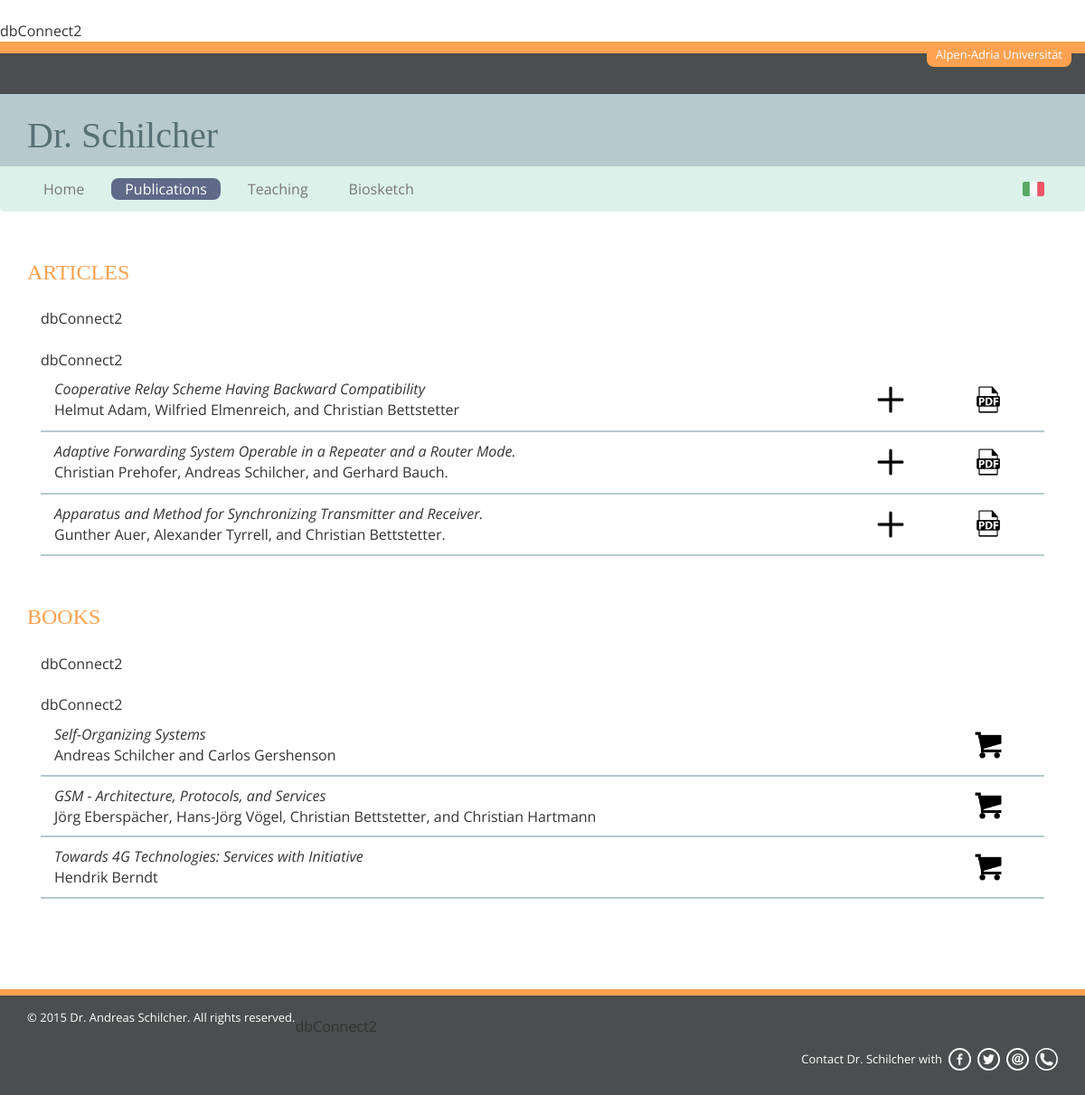
Page /en/publications.php on the committed database.
### tables this page shows
CREATE TABLE IF NOT EXISTS `info` (
  `id` int(11) NOT NULL AUTO_INCREMENT,
  `data` datetime NOT NULL,
  `nome_prof` varchar(255) NOT NULL,
  `nome_uni` varchar(255) NOT NULL,
  `favicon` varchar(255) NOT NULL,
  `footer_it` text NOT NULL,
  `footer_en` text NOT NULL,
  PRIMARY KEY (`id`)
);

CREATE TABLE IF NOT EXISTS `pub` (
  `id` int(11) NOT NULL AUTO_INCREMENT,
  `data` datetime NOT NULL,
  `tipo` varchar(255) NOT NULL,
  `titolo` varchar(255) NOT NULL,
  `extra` varchar(255) NOT NULL,
  `pdf` varchar(255) NOT NULL,
  `testo_it` text NOT NULL,
  `testo_en` text NOT NULL,
  `link` varchar(255) NOT NULL,
  PRIMARY KEY (`id`)
);

### en/publications.php (the view, shortened to what this page needs)
<?php
	include_once("../manager/funzioni.php");
	$titolo="Publications";
	$tabella="pub";
	$percorso="../file/pub";
	$art="1";
	$lib="2";
	include("header.php");
	include("menu.php");
?>
	<div class="col-lg-12 col-md-12 col-sm-12 col-xs-12">
		<div class="container">
			<div class="col-lg-12 col-md-12 col-sm-12 col-xs-12 distanza-sopra no-padding">
				<div class="titolo-pub vollkorn">
					ARTICLES
				</div>
			</div>
			<div class="col-lg-12 col-md-12 col-sm-12 col-xs-12 no-padding-xs">
<?php
	$totale=numeroElementiTipo($tabella, $art);
	if($totale==0){
?>
				<div class="no-articolo">
					<div class="col-lg-12 col-md-12 col-sm-12 col-xs-12">
						There isn't articles.
					</div>
				</div>
<?php
	}
	else{
		$risposta=elementiFiltroTipo($tabella, $art);
		while($riga=mysql_fetch_array($risposta)){
?>
				<div class="articolo">
					<div class="col-lg-10 col-md-10 col-sm-10 col-xs-8">
						<div class="titolo-articolo">
							<?php echo $riga['titolo']; ?>
						</div>
						<div class="extra-articolo">
							<?php echo $riga['extra']; ?>
						</div>
					</div>
					<div class="col-lg-1 col-md-1 col-sm-1 col-xs-2 cambio padding-img-pub icon-right">
						<a href="javascript:void(0)" data-toggle="collapse" data-target="#art<?php echo $riga['id']; ?>" class="collapsed">
							<div class="toggle-img"></div>
						</a>
					</div>
					<div class="col-lg-1 col-md-1 col-sm-1 col-xs-2 icon-right">
						<a href="<?php echo $percorso."/".$riga['pdf']; ?>" target="_blank"><img src="../img/pdf.png" class="img-pub" /></a>
					</div>
					<div class="col-lg-12 col-md-12 col-sm-12 col-xs-12">
					</div>
				</div>
<?php
		}
	}
?>
			</div>
		</div>
		<div class="container">
			<div class="col-lg-12 col-md-12 col-sm-12 col-xs-12 distanza-sopra no-padding">
				<div class="titolo-pub vollkorn">
					BOOKS
				</div>
			</div>
			<div class="col-lg-12 col-md-12 col-sm-12 col-xs-12 distanza-sotto no-padding-xs">
<?php
	$totale=numeroElementiTipo($tabella, $lib);
	if($totale==0){
?>
				<div class="no-articolo">
					<div class="col-lg-12 col-md-12 col-sm-12 col-xs-12">
						There isn't books.
					</div>
				</div>
<?php
	}
	else{
		$risposta=elementiFiltroTipo($tabella, $lib);
		while($riga=mysql_fetch_array($risposta)){
?>
					<div class="articolo">
						<div class="col-lg-11 col-md-11 col-sm-11 col-xs-9">
							<div class="titolo-articolo">
								<?php echo $riga['titolo']; ?>
							</div>
							<div class="extra-articolo">
								<?php echo $riga['extra']; ?>
							</div>
						</div>
						<div class="col-lg-1 col-md-1 col-sm-1 col-xs-3 icon-right">
							<a href="<?php echo $riga['link']; ?>" target="_blank"><img src="../img/buy.png" class="img-pub" /></a>
						</div>
					</div>
<?php
		}
	}
?>
				</div>
			</div>
		</div>
<?php
	include("footer.php");
?>

### en/menu.php (shortened to what this page needs)
<body>
	<div class="col-lg-12 col-md-12 col-sm-12 col-xs-12 fascia-arancione">
		<div class="container no-padding">
			<div class="nome-uni">
				<?php echo $info['nome_uni']; ?>
			</div>
		</div>
	</div>
	<div class="col-lg-12 col-md-12 col-sm-12 col-xs-12 fascia-marrone">
	</div>
	<div class="col-lg-12 col-md-12 col-sm-12 hidden-xs fascia-grigio">
		<div class="container">
			<div class="nome-prof font-verde vollkorn">
				<?php echo $info['nome_prof']; ?>
			</div>
		</div>
	</div>
	<div class="navbar navbar-default" role="navigation">
		<div class="container">
			<div class="navbar-collapse collapse">
				<ul class="nav navbar-nav">
					<li <?php if($titolo=="Home"){ ?>class="active"<?php } ?>><a href="index.php">Home</a></li>
		            <li <?php if($titolo=="Publications"){ ?>class="active"<?php } ?>><a href="publications.php">Publications</a></li>
		            <li <?php if($titolo=="Teaching"){ ?>class="active"<?php } ?>><a href="teaching.php">Teaching</a></li>
					<li <?php if($titolo=="Biosketch"){ ?>class="active"<?php } ?>><a href="biosketch.php">Biosketch</a></li>
				</ul>
				<ul class="nav navbar-nav navbar-right">
					<li class="hidden-xs" style="margin-right:0;"><a href="../index.php"><img src="../img/ita.png" class="bandiere"></a></li>
				</ul>
			</div>
		</div>
	</div>

### en/footer.php (shortened to what this page needs)
		<div class="col-lg-12 col-md-12 col-sm-12 col-xs-12 distanza-sopra fascia-arancione-footer">
		</div>
		<div class="col-lg-12 col-md-12 col-sm-12 col-xs-12 fascia-marrone-footer">
			<div class="container">
				<div class="testo-footer float-left">
					<?php echo $info['footer_en']; ?>
				</div>
<?php
	$tabellasocial="home";
	$idsocial=1;
	$social=elementoDaId($tabellasocial, $idsocial);
?>
				<div class="social-footer">
					<a href="tel:<?php echo str_replace(" ", "", $riga['phone']); ?>"><div class="float-right social phone"></div></a>
					<a href="mailto:<?php echo $riga['mail']; ?>"><div class="float-right social mail"></div></a>
					<a href="<?php echo $riga['twitter_link']; ?>" target="_blank"><div class="float-right social twitter"></div></a>
					<a href="<?php echo $riga['facebook_link']; ?>" target="_blank"><div class="float-right social facebook"></div></a>
					<div class="testo-footer float-right">
						Contact <?php echo $info['nome_prof']; ?> with
					</div>
				</div>
			</div>
		</div>
	</body>
</html>

### rows in the picture
info: nome_uni "Alpen-Adria Universität", nome_prof "Dr. Schilcher", footer_en "© 2015 Dr. Andreas Schilcher. All rights reserved."
pub: titolo "Cooperative Relay Scheme Having Backward Compatibility", extra "Helmut Adam, Wilfried Elmenreich, and Christian Bettstetter"
pub: titolo "Adaptive Forwarding System Operable in a Repeater and a Router Mode.", extra "Christian Prehofer, Andreas Schilcher, and Gerhard Bauch."
pub: titolo "Apparatus and Method for Synchronizing Transmitter and Receiver.", extra "Gunther Auer, Alexander Tyrrell, and Christian Bettstetter."
pub: titolo "Self-Organizing Systems", extra "Andreas Schilcher and Carlos Gershenson"
pub: titolo "GSM - Architecture, Protocols, and Services", extra "Jörg Eberspächer, Hans-Jörg Vögel, Christian Bettstetter, and Christian Hartmann"
pub: titolo "Towards 4G Technologies: Services with Initiative", extra "Hendrik Berndt"
